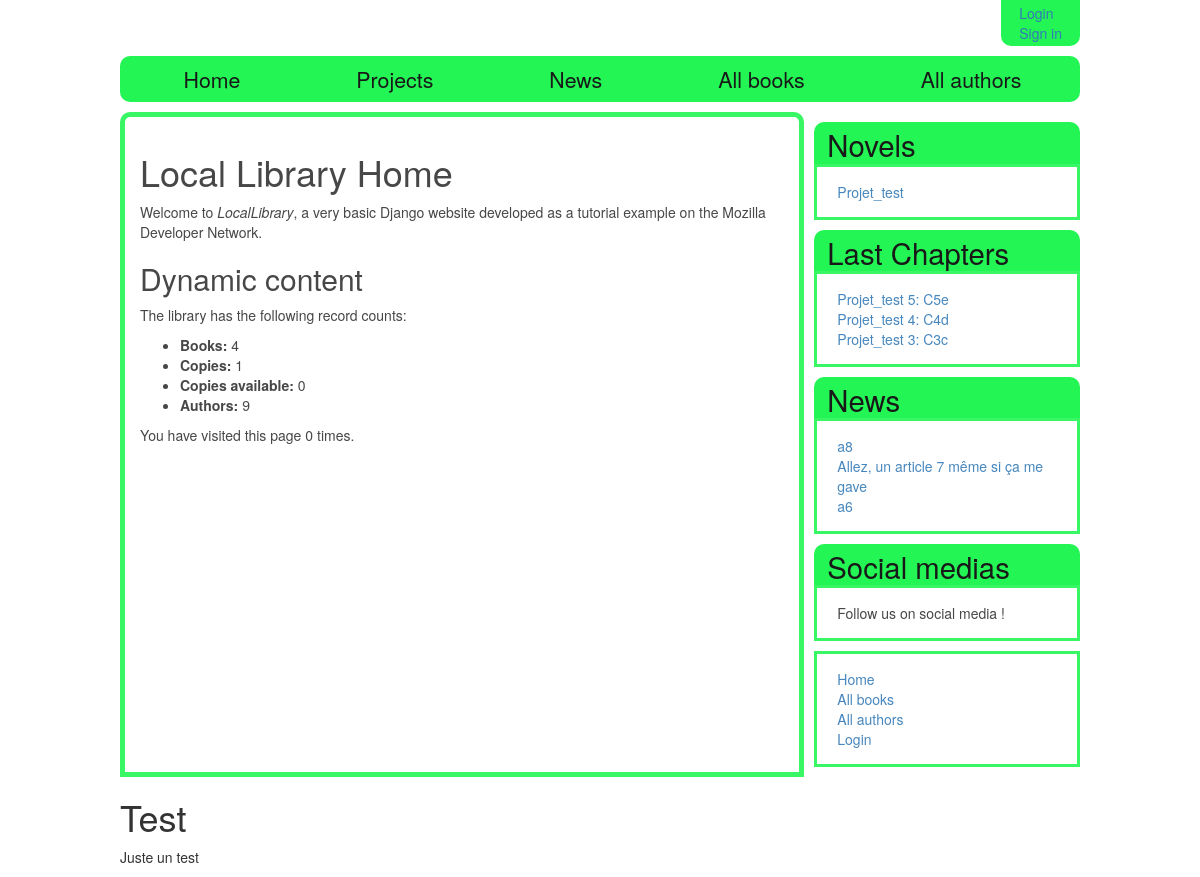
Page /charasite/ on the committed database.
### charasite/models.py (models this page shows, shortened)
class Project(models.Model):
    name = models.CharField(max_length=200, help_text="Enter the name of your team")
    date_start = models.DateTimeField(auto_now_add = True)
    description = models.TextField(max_length=1000, null = True, blank = True, help_text="Enter a brief description of the project")
    is_public = models.BooleanField(help_text='Do you want the project to be referenced ?')
    owner = models.ForeignKey(User, on_delete=models.CASCADE)
    genre = models.ManyToManyField(Genre, help_text="Select a genre for this book")
    is_published = models.BooleanField(blank = True)
    def get_absolute_url(self):
        return reverse('project_detail', args=[str(self.id)])

class Chapter(models.Model):
    project = models.ForeignKey('Project', on_delete = models.CASCADE)
    repository = models.ForeignKey('Repository', on_delete = models.CASCADE)
    number = models.IntegerField(help_text = 'Number of the chapter')
    title = models.CharField(max_length=200, help_text="Enter the title of this chapter")
    prevChapter = models.ForeignKey('Chapter', null = True, blank = True, on_delete = models.SET_NULL, help_text="The previous chapter")
    summary = models.TextField(max_length=1000, null = True, blank = True, help_text="Enter a brief summary for this chapter")
    content = models.TextField(max_length=200000, null = True, blank = True, help_text="Your chapter")
    date_of_creation = models.DateTimeField(auto_now_add = True)
    date_of_last_edit = models.DateTimeField(auto_now = True)
    is_published = models.BooleanField(blank=True, default=False)
    def get_absolute_url(self):
        return reverse('chapter_detail', args=[str(self.id)])
    class Meta:
        ordering =['number']

class Article(models.Model):
    title = models.CharField(max_length=200, help_text="Enter the title of this article")
    writer = models.ForeignKey(User, on_delete = models.CASCADE)
    prevArticle = models.ForeignKey('Article', null = True, blank = True, on_delete = models.SET_NULL, help_text="The previous article")
    summary = models.TextField(max_length=1000, null = True, blank = True, help_text="Enter a brief summary for this article")
    content = models.TextField(max_length=200000, null = True, blank = True, help_text="Your article")
    date_of_creation = models.DateTimeField(auto_now_add = True)
    date_of_last_edit = models.DateTimeField(auto_now = True)
    is_published = models.BooleanField(blank=True, default=False)
    def get_absolute_url(self):
        return reverse('article_detail', args=[str(self.id)])
    class Meta:
        ordering = ['-date_of_last_edit']

### charasite/views.py (the view)
def index(request):
    num_books=Book.objects.all().count()
    num_instances=BookInstance.objects.all().count()
    num_instances_available=BookInstance.objects.filter(status__exact='a').count()
    num_authors=Author.objects.count()  # The 'all()' is implied by default.
    num_visits=request.session.get('num_visits', 0)
    request.session['num_visits'] = num_visits+1
    return render(
        request,
        'index.html',
        context={'num_books':num_books,'num_instances':num_instances,'num_instances_available':num_instances_available,'num_authors':num_authors,'num_visits':num_visits},
    )

### charasite/context_processors.py (called while the page is built)
def listproj_context_processor(request):
    return {
        'listproj': Project.objects.filter(is_published=True),
    }

def listnewchapter_context_processor(request):
    return {
        'listnewchap': Chapter.objects.filter(is_published=True).order_by('-date_of_last_edit')[:3],
    }

def listnewarticle_context_processor(request):
    return {
        'listnewarticle': Article.objects.filter(is_published=True).order_by('-date_of_last_edit')[:3],
    }

### charasite/templates/index.html
{% extends "basic_generic_readingspacev2.html" %}
{% block content %}
<h1>Local Library Home</h1>
  <p>Welcome to <em>LocalLibrary</em>, a very basic Django website developed as a tutorial example on the Mozilla Developer Network.</p>
<h2>Dynamic content</h2>
  <p>The library has the following record counts:</p>
  <ul>
    <li><strong>Books:</strong> {{ num_books }}</li>
    <li><strong>Copies:</strong> {{ num_instances }}</li>
    <li><strong>Copies available:</strong> {{ num_instances_available }}</li>
    <li><strong>Authors:</strong> {{ num_authors }}</li>
  </ul>
  <p>You have visited this page {{ num_visits }}{% if num_visits == 1 %} time{% else %} times{% endif %}.</p>
{% endblock %}

### charasite/templates/basic_generic_readingspacev2.html (shortened to what this page needs)
<!DOCTYPE html>
<html lang="en">
<head>
  <link rel="stylesheet" href="https://maxcdn.bootstrapcdn.com/bootstrap/3.3.7/css/bootstrap.min.css">
  {% load static %}
  <link rel="stylesheet" href="{% static 'css/styles.css' %}">
</head>
<body>
  <div class="entire_page">
  <header>
	<section class = "userid">
	  <ul>
	  {% if user.is_authenticated %}
        <li>User: {{ user.get_username }}</li>
	    <li><a href="{% url 'logout'%}?next={{request.path}}">Logout</a></li>
	  {% else %}
	    <li><a href="{% url 'login'%}?next={{request.path}}">Login</a></li>
		<li><a href="#">Sign in</a></li>
	  {% endif %}
	</section>
  </header>
  <nav>
	{% block navigation%}
    <ul>
	  <li><a href="{% url 'index' %}">Home</a></li>
	  <li><a href="{% url 'projects' %}">Projects</a></li>
	  <li><a href="{% url 'articles' %}">News</a></li>
	  <li><a href="{% url 'books' %}">All books</a></li>
	  <li><a href="">All authors</a></li>
	</ul>
	{% endblock%}
  </nav>
  <div class="main_page">
      <div class="content_block">
        {% block content %}{% endblock %}
      </div>
	  <div class="sidebar_objects">
        {% block sidebar %}
		<div class="sidebar_list_project">
		  {% block side_list_chapter %}
		    <h1><a href="{% url 'projects' %}">Novels</a></h1>
			<ul>
			{% for project in listproj %}
			  <li><a href="{{ project.get_absolute_url }}">{{ project.name }}</a></li>
			{% empty %}
			  <li>Sorry, no novels available in your country</li>
			{% endfor %}
			</ul>
		  {% endblock %}
		</div>
		<div class="sidebar_list_new_chapter">
		  {% block side_list_new_chapter %}
			<h1>Last Chapters</h1>
			<ul>
			  {% for chapter in listnewchap %}
			    <li><a href="{{ chapter.get_absolute_url }}">{{ chapter.project.name }} {{ chapter.number }}: {{ chapter.title }}</a></li>
			  {% empty %}
			    <li>Sorry, no new chapters available in your country</li>
			  {% endfor %}
			</ul>
		  {% endblock %}
		</div>
		<div class="sidebar_list_new_article">
		  {% block side_list_new_article %}
			<h1><a href="{% url 'articles' %}">News</a></h1>
			<ul>
			  {% for article in listnewarticle %}
			    <li><a href="{{ article.get_absolute_url }}">{{ article.title }}</a></li>
			  {% empty %}
			    <li>Sorry, no news for the moment !</li>
			  {% endfor %}
			</ul>
		  {% endblock %}
		</div>
		<div class="social_media">
		  <h1>Social medias</h1>
		  <p>Follow us on social media !</p>
		</div>
		<div class="sidebar_nav_bar">
			<ul class="sidebar-nav">
			  <li><a href="{% url 'index' %}">Home</a></li>
			  <li><a href="{% url 'books' %}">All books</a></li>
			  <li><a href="#">All authors</a></li>
			  {% if user.is_authenticated %}
				<li>User: {{ user.get_username }}</li>
				<li><a href="{% url 'my_borrowed' %}">My Borrowed</a></li>
				<li><a href="{% url 'logout'%}?next={{request.path}}">Logout</a></li>
			  {% else %}
				 <li><a href="{% url 'login'%}?next={{request.path}}">Login</a></li>
			  {% endif %}
			</ul>
		</div>
      {% endblock %}
      </div>
  </div>
  <footer>
    <div class="test_footer">
	  <h1>Test</h1>
	  <p>Juste un test</p>
	</div>
  </footer>
  </div>
</body>
</html>

### charasite/static/css/styles.css (style rules this page uses)
header { display: flex; justify-content: flex-end; margin-bottom: 10px; }
header ul { list-style-type: none; border: 3px #23F554 solid; border-radius: 0px 0px 10px 10px; background-color: #23F554; padding:0px; margin: 0px; display: flex; justify-content: flex-end; flex-direction: column; }
header li { margin-right: 15px; margin-left: 15px; }
nav ul { list-style-type: none; display: flex; }
nav li { margin-right: 15px; }
body { background: url('image/galaxy.png'); background-attachment: fixed; }
.sidebar_objects h1 { border: 3px #23F554 solid; border-bottom: 0px; border-radius: 10px 10px 0px 0px; margin-top: 10px; margin-bottom: 0px; padding: 3px; padding-left: 10px; padding-right: 10px; color: #181818; background-color: #23F554; font-size: 22pt; }
.sidebar_objects ul, .sidebar_objects p { list-style-type: none; border: 3px #23F554 solid; margin-bottom: 10px; padding: 15px; padding-left: 20px; background-color: #FFFFFF; opacity: 0.9; }
.entire_page { width: 80%; min-width: 500px; margin: auto; }
.main_page { margin: auto; display: flex; justify-content: space-between; }
.content_block { width: 75%; border: 5px #23F554 solid; padding: 15px; border-radius: 10px 10px 0px 0px; background-color: #FFFFFF; opacity: 0.9; margin-right: 10px; }
nav { border: 3px #23F554 solid; border-radius: 10px 10px 10px 10px; margin-bottom: 10px; font-size: 16pt; background-color: #23F554; }
nav li { padding: 5px; padding-left: 10px; margin: 0; }
nav ul { padding: 0; margin: 0; display: flex; justify-content: space-around; }
nav a, h1 a { color: #181818; }

### rows in the picture
Project: name "Projet_test"
Chapter: project.name "Projet_test", number "5", title "C5e"
Chapter: project.name "Projet_test", number "4", title "C4d"
Chapter: project.name "Projet_test", number "3", title "C3c"
Article: title "a8"
Article: title "Allez, un article 7 même si ça me gave"
Article: title "a6"

### other values in the picture
{{ num_books }} "4"
{{ num_instances }} "1"
{{ num_instances_available }} "0"
{{ num_authors }} "9"
{{ num_visits }} "0"
